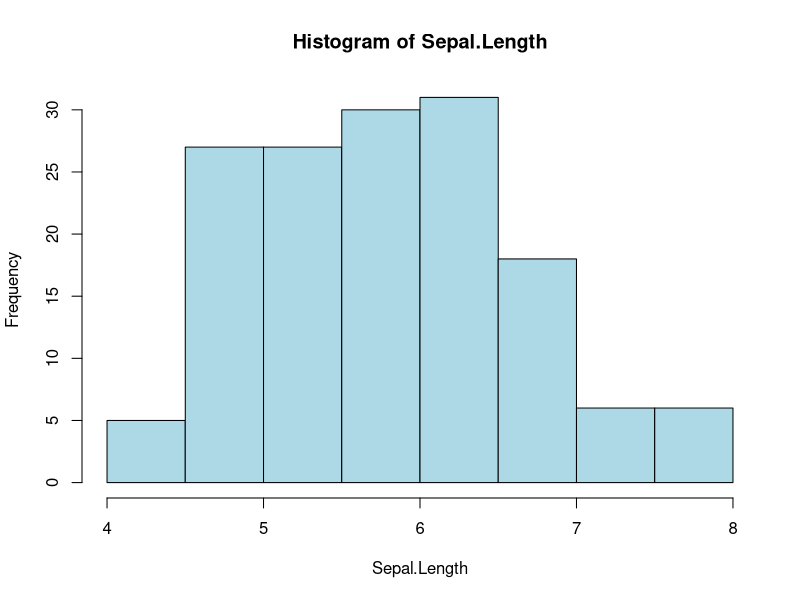
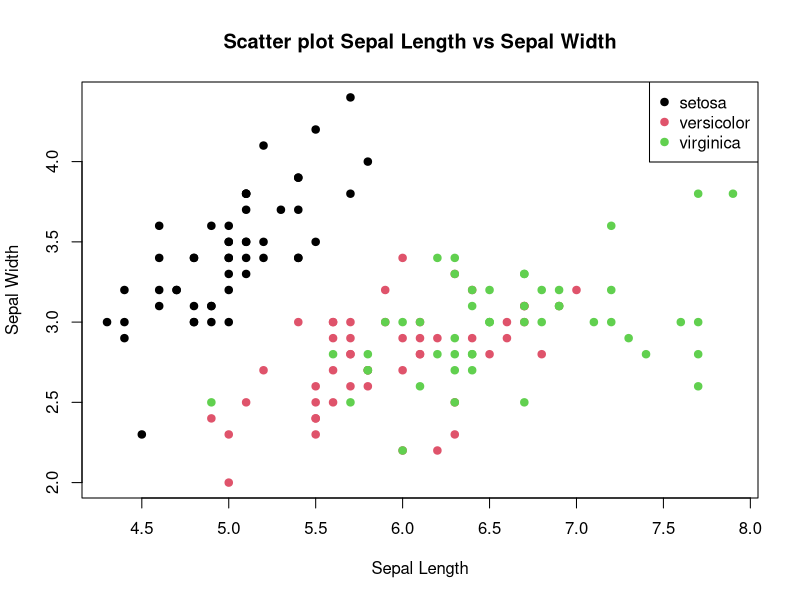
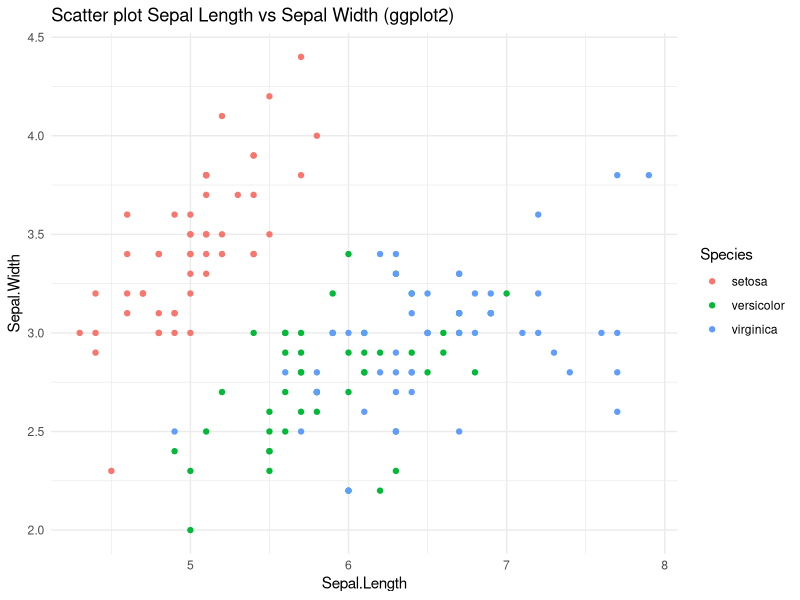

These charts were generated, in order, by the following R code:
# Load the iris dataset (included with R)
data(iris)

# Display the first rows
head(iris)

# Basic summary statistics
summary(iris)

# Calculate the mean of Sepal.Length
mean_sepal_length <- mean(iris$Sepal.Length)
cat("Mean Sepal.Length:", mean_sepal_length, "\n")

# Histogram of Sepal.Length
hist(iris$Sepal.Length, main = "Histogram of Sepal.Length", col = "lightblue", xlab = "Sepal.Length")

# Scatter plot of Sepal.Length vs Sepal.Width
plot(iris$Sepal.Length, iris$Sepal.Width,
     main = "Scatter plot Sepal Length vs Sepal Width",
     xlab = "Sepal Length",
     ylab = "Sepal Width",
     pch = 19,
     col = as.numeric(iris$Species))

legend("topright", legend = levels(iris$Species), 
       col = 1:length(levels(iris$Species)), pch = 19)

# Use dplyr to calculate mean Petal.Length by species
library(dplyr)

result <- iris %>%
  group_by(Species) %>%
  summarise(mean_petal_length = mean(Petal.Length))

print(result)

# Visualization with ggplot2
library(ggplot2)

ggplot(iris, aes(x = Sepal.Length, y = Sepal.Width, color = Species)) +
  geom_point() +
  ggtitle("Scatter plot Sepal Length vs Sepal Width (ggplot2)") +
  theme_minimal()
